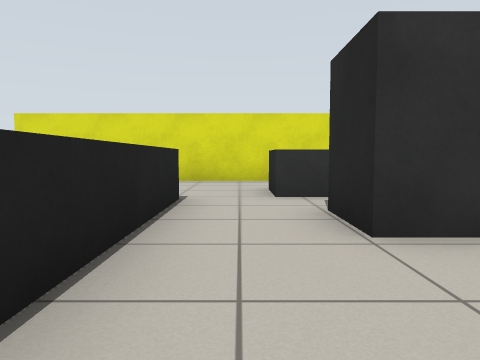
view 1 (above)

18 first-person views from a walk through a world built for the Gazebo simulator. The camera is 0.65 m above the floor, tilts 4° down and sees 70° across. The floor is counted in squares, 1 m on a side. Each view is taken from the middle of a square. On the plan, view 1 faces up. The plan holds only what a view shows up to about 10 squares ahead; the rest is blank.

view 2
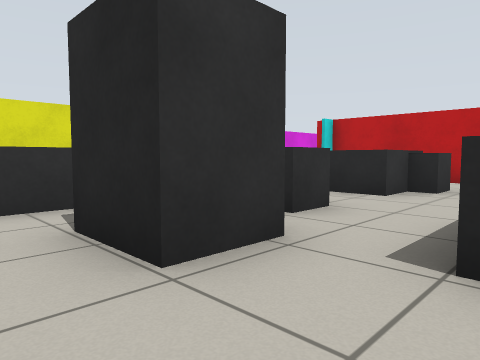

view 3
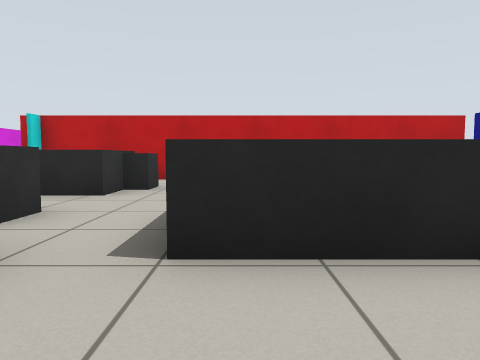

view 4
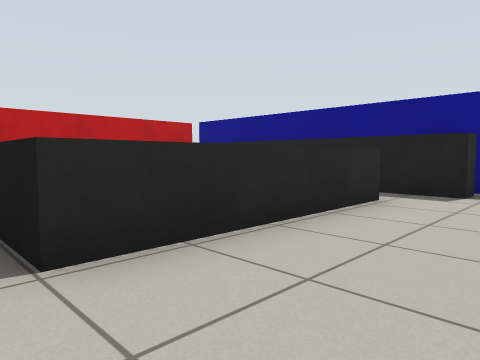

view 5
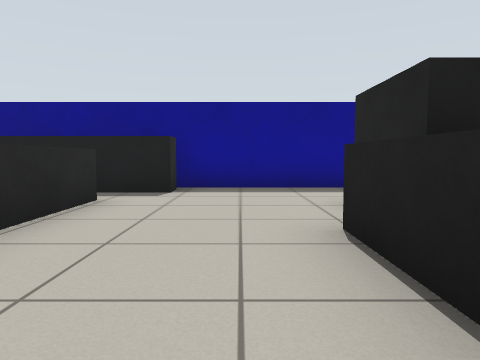

view 6
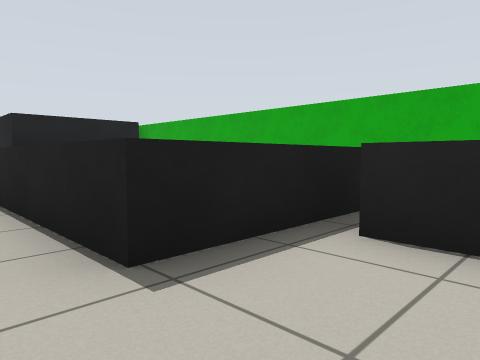

view 7
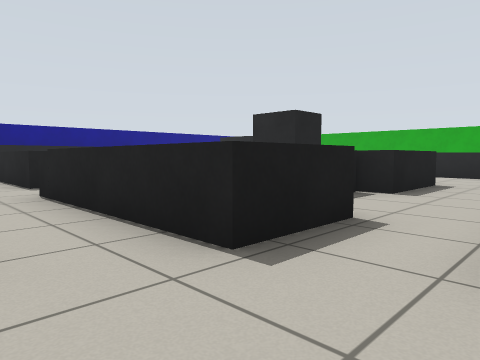

view 8
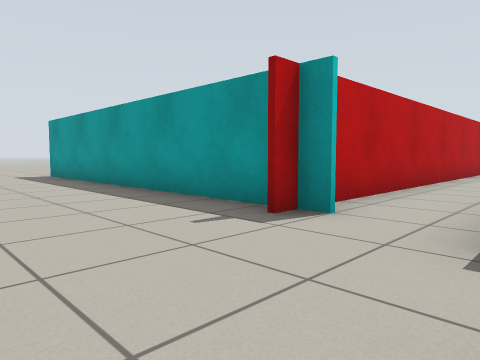

view 9
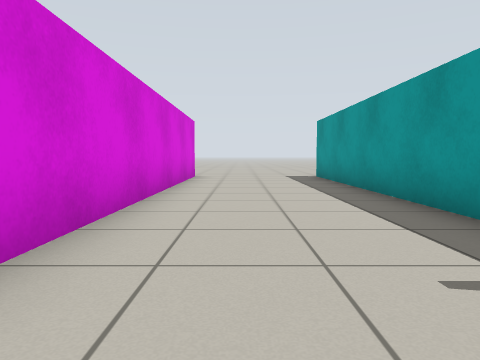

view 10
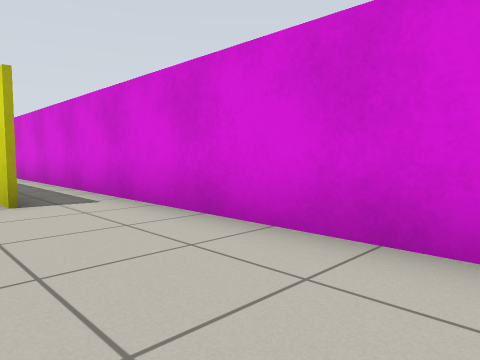

view 11
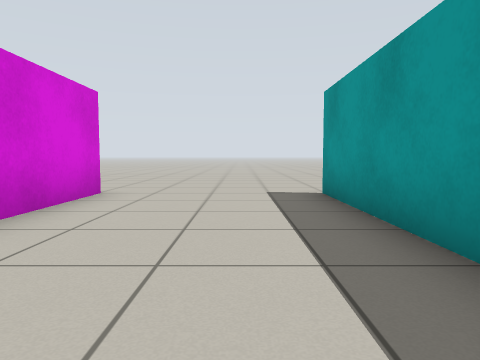

view 12
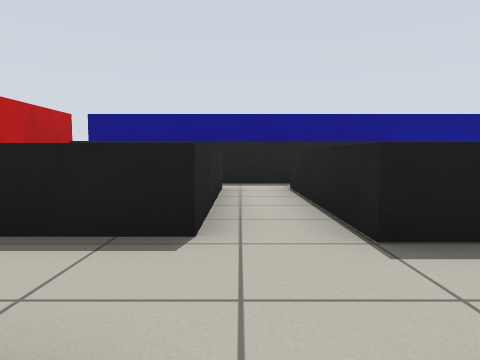

view 13
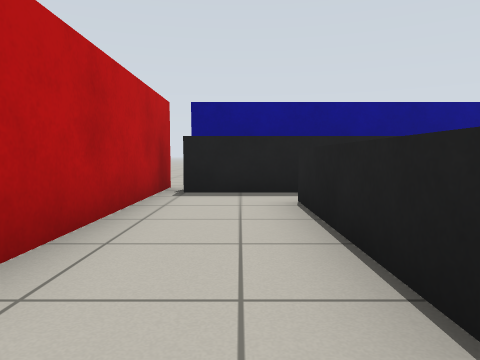

view 14
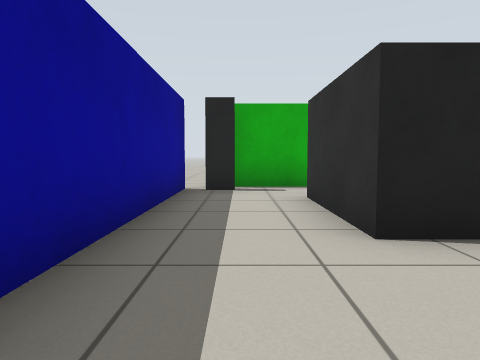

view 15
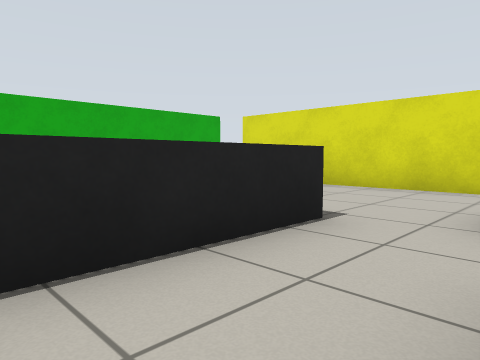

view 16
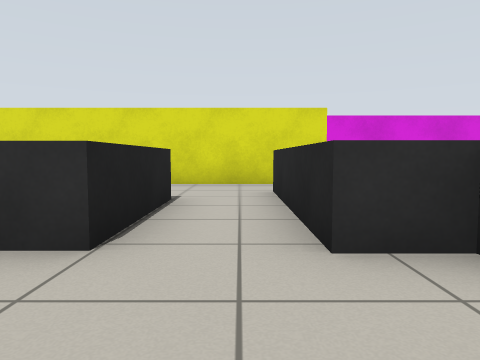

view 17
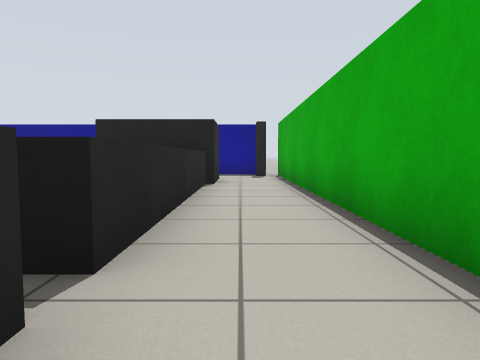

view 18
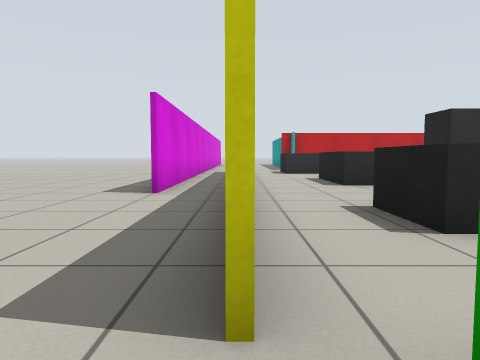

### Floor plan
Key: @ floor where view 1 was taken; # wall or solid block; . floor; B dark grey box.
Columns run from 7 left of view 1 to 20 right of it. Each row starts with its distance up from view 1.
 12     .......
 11   ....####################
 10  ...........................
  9 .#############..............
  8  #..........................
  7  #.BB........BB.##########..
  6  #.BB...BBBB.BB..#
  5  #.BBBB...BB.BB..#
  4  #.B  B.BBBB.BB..#
  3  #.B  B.BB....B..#
  2  #.B  B..........#
  1  #.B  B..BBB.BB..#
  0  #.B  B@.B B.BB..#
 -1  #.BBBB..B B.BB..#
 -2  #.B B...B B.BB..#
 -3  #.BBB...B B.BB..#
 -4  B.......#########
 -5  ################

Positions as (right, up) in squares from view 1, and headings:
1: (0, 0), facing up
2: (0, 1), facing up-right
3: (0, 1), facing right
4: (0, 2), facing down-right
5: (0, 2), facing down
6: (0, 7), facing down-left
7: (9, 9), facing down-left
8: (7, 10), facing down-right
9: (8, 9), facing right
10: (12, 8), facing up-left
11: (13, 8), facing right
12: (5, 4), facing down
13: (8, 2), facing down
14: (1, -4), facing left
15: (1, 2), facing up-left
16: (5, 1), facing up
17: (-5, 7), facing down
18: (-7, 9), facing right
